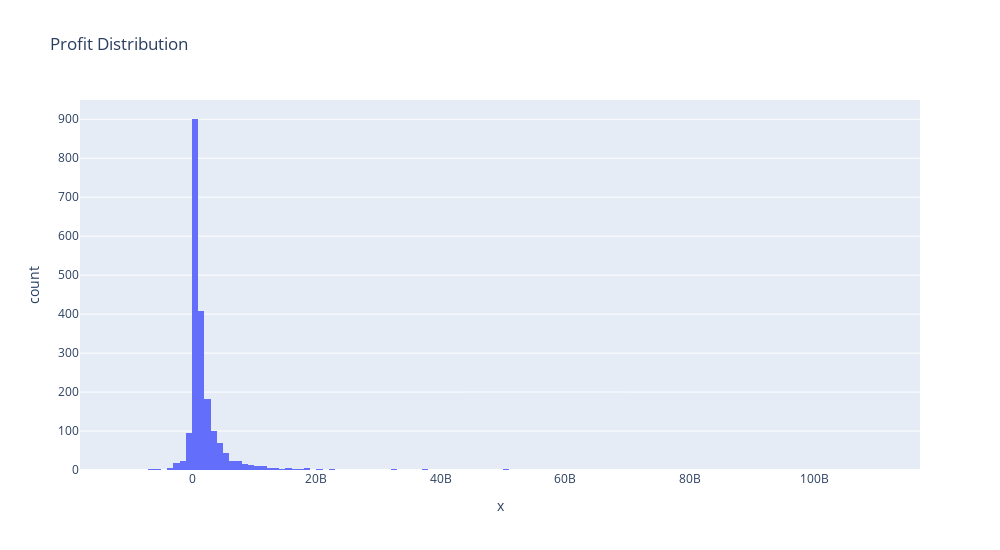

Source (notebook cell):
### Markdown cell above
most of the companies making sales more than 5 Billion

### Code cell
fig=px.histogram(x=df.Profit,title='Profit Distribution')
fig.update_layout(width=1000,height=550)
fig.show()

### Figure 1 — Plotly figure (JSON) as saved in the notebook; plotly's stock layout.template omitted (floating-point values rounded to 4 significant figures; data arrays with more than 128 entries replaced by an {"elided": "..."} marker saying what was removed)
{"data": [{"alignmentgroup": "True", "bingroup": "x", "hovertemplate": "x=%{x}<br>count=%{y}<extra></extra>", "legendgroup": "", "marker": {"color": "#636efa", "pattern": {"shape": ""}}, "name": "", "offsetgroup": "", "orientation": "v", "showlegend": false, "type": "histogram", "x": {"elided": "2001 int values"}, "xaxis": "x", "yaxis": "y"}], "layout": {"barmode": "relative", "height": 550, "legend": {"tracegroupgap": 0}, "title": {"text": "Profit Distribution"}, "width": 1000, "xaxis": {"anchor": "y", "autorange": true, "domain": [0, 1], "range": [-18000000000.0, 117000000000.0], "title": {"text": "x"}, "type": "linear"}, "yaxis": {"anchor": "x", "autorange": true, "domain": [0, 1], "range": [0, 949.5], "title": {"text": "count"}}}}
